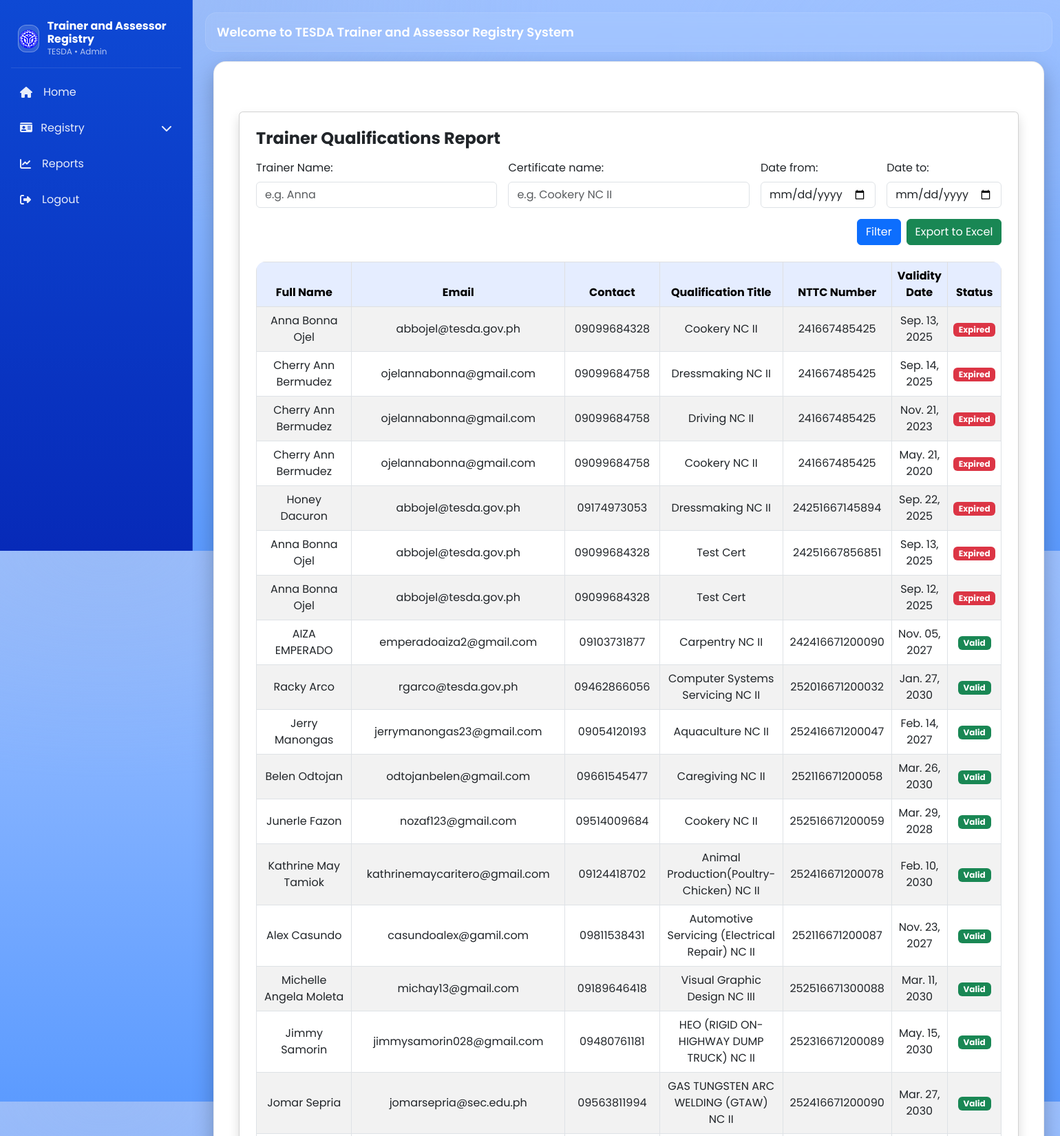
The page /reports/ (upper part) on the database its author committed.
### trainer/models.py (models this page shows, shortened)
class Qualification(models.Model):
    trainer = models.ForeignKey(Trainer, on_delete=models.CASCADE, related_name='qualifications')
    certificate_name = models.CharField(max_length=150, default="Qualification Title")
    nttc_number = models.CharField(max_length=100)
    validity_date = models.DateField()
    from django.db import models

class Trainer(models.Model):
    first_name = models.CharField(max_length=50)
    middle_name = models.CharField(max_length=50, blank=True, null=True)
    last_name = models.CharField(max_length=50)
    gender = models.CharField(
    max_length=10,
    choices=[('Male', 'Male'), ('Female', 'Female')],
    default='Male' )
    address = models.TextField()
    birthdate = models.DateField()
    email = models.EmailField()
    contact_number = models.CharField(max_length=15)

### trainer/views.py (the view, shortened to what this page needs)
# urls.py: path('reports/', views.report_trainers_with_qualifications, name='reports'),
def report_trainers_with_qualifications(request):
    form = QualificationReportForm(request.GET or None)
    qualifications = Qualification.objects.select_related('trainer').all()
    return render(request, 'reports.html', {
        'form': form,
        'qualifications': qualifications,
        'today': date.today(),
    })

### trainer/forms.py
class QualificationReportForm(forms.Form):
    name = forms.CharField(required=False, label='Trainer Name')
    certificate_name = forms.CharField(required=False)
    date_from = forms.DateField(required=False, widget=forms.DateInput(attrs={'type': 'date'}))
    date_to = forms.DateField(required=False, widget=forms.DateInput(attrs={'type': 'date'}))

### trainer/templates/reports.html (shortened to what this page needs)
{% extends 'home.html' %}
{% block content %}
{% load static %}
<head>
    <link href="https://cdn.jsdelivr.net/npm/bootstrap@5.3.0/dist/css/bootstrap.min.css" rel="stylesheet">
</head>
<body>
<div class="container mt-5">
    <div class="card shadow p-4">
        <h4 class="mb-3 fw-bold">Trainer Qualifications Report</h4>
        <form method="get" class="row g-3 mb-4">
            <div class="col-md-4">
                <label class="form-label">Trainer Name:</label>
                <input type="text" name="name" value="{{ request.GET.name }}" class="form-control" placeholder="e.g. Anna">
            </div>
            <div class="col-md-4">
                <label class="form-label">Certificate name:</label>
                <input type="text" name="certificate_name" value="{{ request.GET.certificate_name }}" class="form-control" placeholder="e.g. Cookery NC II">
            </div>
            <div class="col-md-2">
                <label class="form-label">Date from:</label>
                <input type="date" name="date_from" value="{{ request.GET.date_from }}" class="form-control">
            </div>
            <div class="col-md-2">
                <label class="form-label">Date to:</label>
                <input type="date" name="date_to" value="{{ request.GET.date_to }}" class="form-control">
            </div>
            <div class="col-12 d-flex justify-content-end gap-2">
                <button type="submit" class="btn btn-primary">Filter</button>
                <button type="submit" name="export" value="1" class="btn btn-success">Export to Excel</button>
            </div>
        </form>
        <div class="table-responsive">
            <table class="table table-bordered table-striped align-middle text-center">
                <thead class="table-light">
                    <tr>
                        <th>Full Name</th>
                        <th>Email</th>
                        <th>Contact</th>
                        <th>Qualification Title</th>
                        <th>NTTC Number</th>
                        <th>Validity Date</th>
                        <th>Status</th>
                    </tr>
                </thead>
                <tbody>
                    {% for q in qualifications %}
                        <tr>
                            <td>{{ q.trainer.first_name }} {{ q.trainer.last_name }}</td>
                            <td>{{ q.trainer.email }}</td>
                            <td>{{ q.trainer.contact_number }}</td>
                            <td>{{ q.certificate_name }}</td>
                            <td>{{ q.nttc_number }}</td>
                            <td>{{ q.validity_date|date:"M. d, Y" }}</td>
                            <td>
                                {% if q.validity_date < today %}
                                    <span class="badge bg-danger">Expired</span>
                                {% else %}
                                    <span class="badge bg-success">Valid</span>
                                {% endif %}
                            </td>
                        </tr>
                    {% empty %}
                        <tr>
                            <td colspan="7" class="text-muted">No data found matching your filters.</td>
                        </tr>
                    {% endfor %}
                </tbody>
            </table>
        </div>
    </div>
</div>
</body>
{% endblock %}

### trainer/static/trainer/app.css (style rules this page uses)
:root { --app-bg: #0b3d91; --surface: #0f4db8; --surface-2: #1e5ed6; --card: #ffffff; --muted: #6b7280; --text: #0f172a; --ring: rgba(30,94,214,.35); --primary: #0b3d91; --primary-2: #072c66; --danger: #dc2626; }
html, body { height: 100%; }
body.app-body { font-family: "Poppins", system-ui, -apple-system, Segoe UI, Roboto, Arial, sans-serif; background: radial-gradient(1200px 600px at 10% 0%, rgba(141, 173, 234, 0.35), transparent 55%), radial-gradient(900px 500px at 95% 10%, rgba(152, 190, 255, 0.25), transparent 55%), linear-gradient(180deg, #9ec1ff, #5c9bff); color: #e5e7eb; }
.btn { border-radius: 12px; }
.btn-primary { background: var(--primary); border-color: var(--primary); }
.form-control, .form-select { border-radius: 12px; }
.table { border-radius: 14px; overflow: hidden; }
.table thead th { background: #e5edff; }

### rows shown on the page
Qualification: trainer.first_name "Anna Bonna", trainer.last_name "Ojel", trainer.email "abbojel@tesda.gov.ph", trainer.contact_number "09099684328", certificate_name "Cookery NC II", nttc_number "241667485425", validity_date "Sep. 13, 2025", shows "Expired"
Qualification: trainer.first_name "Cherry Ann", trainer.last_name "Bermudez", trainer.email "ojelannabonna@gmail.com", trainer.contact_number "09099684758", certificate_name "Dressmaking NC II", nttc_number "241667485425", validity_date "Sep. 14, 2025", shows "Expired"
Qualification: trainer.first_name "Cherry Ann", trainer.last_name "Bermudez", trainer.email "ojelannabonna@gmail.com", trainer.contact_number "09099684758", certificate_name "Driving NC II", nttc_number "241667485425", validity_date "Nov. 21, 2023", shows "Expired"
Qualification: trainer.first_name "Cherry Ann", trainer.last_name "Bermudez", trainer.email "ojelannabonna@gmail.com", trainer.contact_number "09099684758", certificate_name "Cookery NC II", nttc_number "241667485425", validity_date "May. 21, 2020", shows "Expired"
Qualification: trainer.first_name "Honey", trainer.last_name "Dacuron", trainer.email "abbojel@tesda.gov.ph", trainer.contact_number "09174973053", certificate_name "Dressmaking NC II", nttc_number "24251667145894", validity_date "Sep. 22, 2025", shows "Expired"
Qualification: trainer.first_name "Anna Bonna", trainer.last_name "Ojel", trainer.email "abbojel@tesda.gov.ph", trainer.contact_number "09099684328", certificate_name "Test Cert", nttc_number "24251667856851", validity_date "Sep. 13, 2025", shows "Expired"
Qualification: trainer.first_name "Anna Bonna", trainer.last_name "Ojel", trainer.email "abbojel@tesda.gov.ph", trainer.contact_number "09099684328", certificate_name "Test Cert", validity_date "Sep. 12, 2025", shows "Expired"
Qualification: trainer.first_name "AIZA", trainer.last_name "EMPERADO", trainer.email "emperadoaiza2@gmail.com", trainer.contact_number "09103731877", certificate_name "Carpentry NC II", nttc_number "242416671200090", validity_date "Nov. 05, 2027", shows "Valid"
Qualification: trainer.first_name "Racky", trainer.last_name "Arco", trainer.email "rgarco@tesda.gov.ph", trainer.contact_number "09462866056", certificate_name "Computer Systems Servicing NC II", nttc_number "252016671200032", validity_date "Jan. 27, 2030", shows "Valid"
Qualification: trainer.first_name "Jerry", trainer.last_name "Manongas", trainer.email "jerrymanongas23@gmail.com", trainer.contact_number "09054120193", certificate_name "Aquaculture NC II", nttc_number "252416671200047", validity_date "Feb. 14, 2027", shows "Valid"
Qualification: trainer.first_name "Belen", trainer.last_name "Odtojan", trainer.email "odtojanbelen@gmail.com", trainer.contact_number "09661545477", certificate_name "Caregiving NC II", nttc_number "252116671200058", validity_date "Mar. 26, 2030", shows "Valid"
Qualification: trainer.first_name "Junerle", trainer.last_name "Fazon", trainer.email "nozaf123@gmail.com", trainer.contact_number "09514009684", certificate_name "Cookery NC II", nttc_number "252516671200059", validity_date "Mar. 29, 2028", shows "Valid"
Qualification: trainer.first_name "Kathrine May", trainer.last_name "Tamiok", trainer.email "kathrinemaycaritero@gmail.com", trainer.contact_number "09124418702", certificate_name "Animal Production(Poultry-Chicken) NC II", nttc_number "252416671200078", validity_date "Feb. 10, 2030", shows "Valid"
Qualification: trainer.first_name "Alex", trainer.last_name "Casundo", trainer.email "casundoalex@gamil.com", trainer.contact_number "09811538431", certificate_name "Automotive Servicing (Electrical Repair) NC II", nttc_number "252116671200087", validity_date "Nov. 23, 2027", shows "Valid"
Qualification: trainer.first_name "Michelle Angela", trainer.last_name "Moleta", trainer.email "michay13@gmail.com", trainer.contact_number "09189646418", certificate_name "Visual Graphic Design NC III", nttc_number "252516671300088", validity_date "Mar. 11, 2030", shows "Valid"
Qualification: trainer.first_name "Jimmy", trainer.last_name "Samorin", trainer.email "jimmysamorin028@gmail.com", trainer.contact_number "09480761181", certificate_name "HEO (RIGID ON-HIGHWAY DUMP TRUCK) NC II", nttc_number "252316671200089", validity_date "May. 15, 2030", shows "Valid"
Qualification: trainer.first_name "Jomar", trainer.last_name "Sepria", trainer.email "jomarsepria@sec.edu.ph", trainer.contact_number "09563811994", certificate_name "GAS TUNGSTEN ARC WELDING (GTAW) NC II", nttc_number "252416671200090", validity_date "Mar. 27, 2030", shows "Valid"
